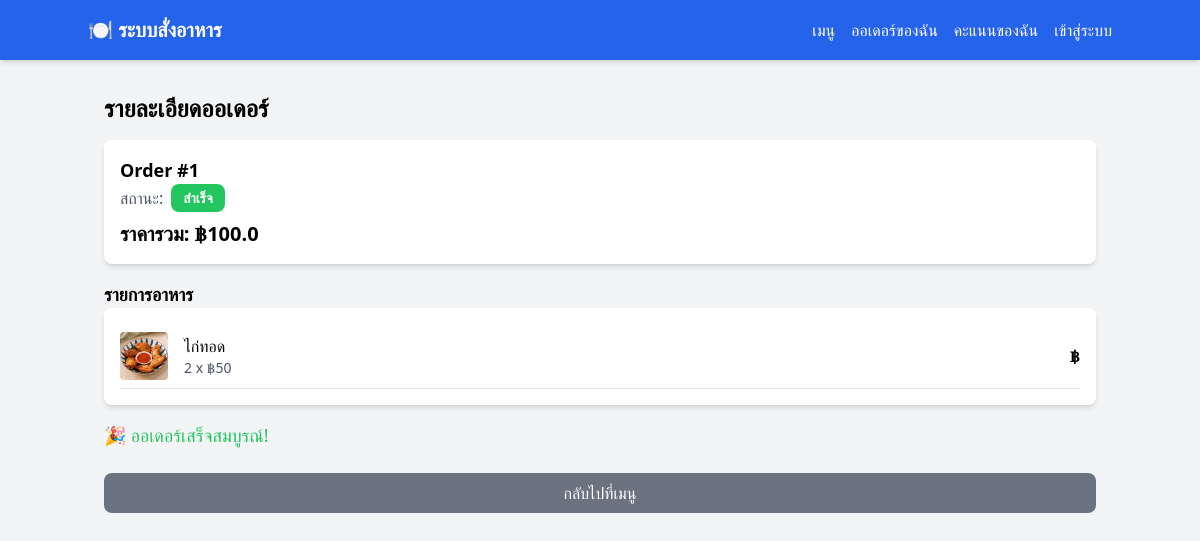
Screenshot of /order/1/ with the database file from the repository.
### posapp/models.py (models this page shows, shortened)
class Order(models.Model):
    PENDING = 'pending'
    PREPARING = 'preparing'
    COMPLETED = 'completed'
    CANCELLED = 'cancelled'
    STATUS_CHOICES = [
        (PENDING, 'รอดำเนินการ'),
        (PREPARING, 'กำลังเตรียมอาหาร'),
        (COMPLETED, 'สำเร็จ'),
        (CANCELLED, 'ยกเลิก')
    ]
    user = models.ForeignKey(User, on_delete=models.CASCADE)
    total_price = models.FloatField()
    status_order = models.CharField(max_length=20, choices=STATUS_CHOICES, default=PENDING)
    complete = models.BooleanField(default=False)
    points_earned = models.IntegerField(default=0)
    created_at = models.DateTimeField(auto_now_add=True)

class History(models.Model):
    order = models.ForeignKey(Order, on_delete=models.CASCADE)
    menu = models.ForeignKey(Menu, on_delete=models.CASCADE)
    quantity = models.IntegerField()
    unit_price = models.IntegerField(default=0)
    price = models.IntegerField()

class Menu(models.Model):
    name = models.CharField(max_length=255)
    description = models.TextField()
    price = models.IntegerField()
    image_url = models.URLField()
    image = models.ImageField(upload_to='menu_images/', null=True, blank=True)
    is_available = models.BooleanField(default=True)
    created_at = models.DateTimeField(auto_now_add=True)

### user/views.py (the view)
# urls.py: path('order/<int:order_id>/', order_detail_view, name='order_detail'),
def order_detail_view(request, order_id):
    order = get_object_or_404(Order, id=order_id)
    order_items = History.objects.filter(order=order)
    return render(request, 'user/order_detail.html', {
        'order': order,
        'order_items': order_items,
        'status_order': order.get_status_order_display(),
    })

### user/templates/user/order_detail.html (shortened to what this page needs)
{% extends 'user/base.html' %}
{% load static %}
{% block content %}
<link rel="stylesheet" href="{% static 'css/order_detail.css' %}">
<div class="container mx-auto p-4">
    <h2 class="text-2xl font-bold mb-4">รายละเอียดออเดอร์</h2>
    <div class="order-summary bg-white p-4 rounded-lg shadow-md">
        <h3 class="text-lg font-semibold">Order #{{ order.id }}</h3>
        <p class="text-gray-600 flex items-center">
            สถานะ:
            <span class="ml-2 px-3 py-1 text-sm font-semibold text-white rounded-lg
                {% if order.status_order == 'pending' %} bg-yellow-500
                {% elif order.status_order == 'preparing' %} bg-blue-500
                {% elif order.status_order == 'completed' %} bg-green-500
                {% elif order.status_order == 'cancelled' %} bg-red-500
                {% endif %}">
                {{ order.get_status_order_display }}
            </span>
        </p>
        <p class="font-bold text-xl mt-2">ราคารวม: ฿{{ order.total_price }}</p>
    </div>
    <h3 class="text-lg font-semibold mt-4">รายการอาหาร</h3>
    <ul class="bg-white p-4 rounded-lg shadow-md">
        {% for item in order_items %}
            <li class="flex items-center justify-between border-b py-2">
                <div class="flex items-center">
                    <img src="{{ item.menu.image.url }}" alt="{{ item.menu.name }}" class="w-12 h-12 rounded mr-4">
                    <div>
                        <p class="font-medium">{{ item.menu.name }}</p>
                        <p class="text-sm text-gray-600">{{ item.quantity }} x ฿{{ item.unit_price }}</p>
                    </div>
                </div>
                <p class="font-bold">{{ item.subtotal }}฿</p>
            </li>
        {% endfor %}
    </ul>
    <div class="mt-4 text-lg font-medium">
        {% if order.status_order == 'pending' %}
            <p class="text-yellow-500">รอดำเนินการ...</p>
        {% elif order.status_order == 'preparing' %}
            <p class="text-blue-500">กำลังเตรียมอาหาร...</p>
        {% elif order.status_order == 'completed' %}
            <p class="text-green-500">🎉 ออเดอร์เสร็จสมบูรณ์!</p>
        {% elif order.status_order == 'cancelled' %}
            <p class="text-red-500">❌ ออเดอร์ถูกยกเลิก</p>
        {% endif %}
    </div>
    <a href="{% url 'menu' %}" class="mt-6 block text-center bg-gray-500 text-white py-2 rounded-lg hover:bg-gray-600">
        กลับไปที่เมนู
    </a>
</div>
{% endblock %}

### user/static/css/order_detail.css (style rules this page uses)
.order-summary { @apply bg-white p-4 rounded-lg shadow-md; }
.order-summary h3 { @apply text-lg font-semibold; }
.order-summary p { @apply text-gray-600; }

### rows the page displays
Order: id "1", status_order "สำเร็จ", total_price "100.0"
History: menu.image (picture), menu.name "ไก่ทอด", quantity "2", unit_price "50"
